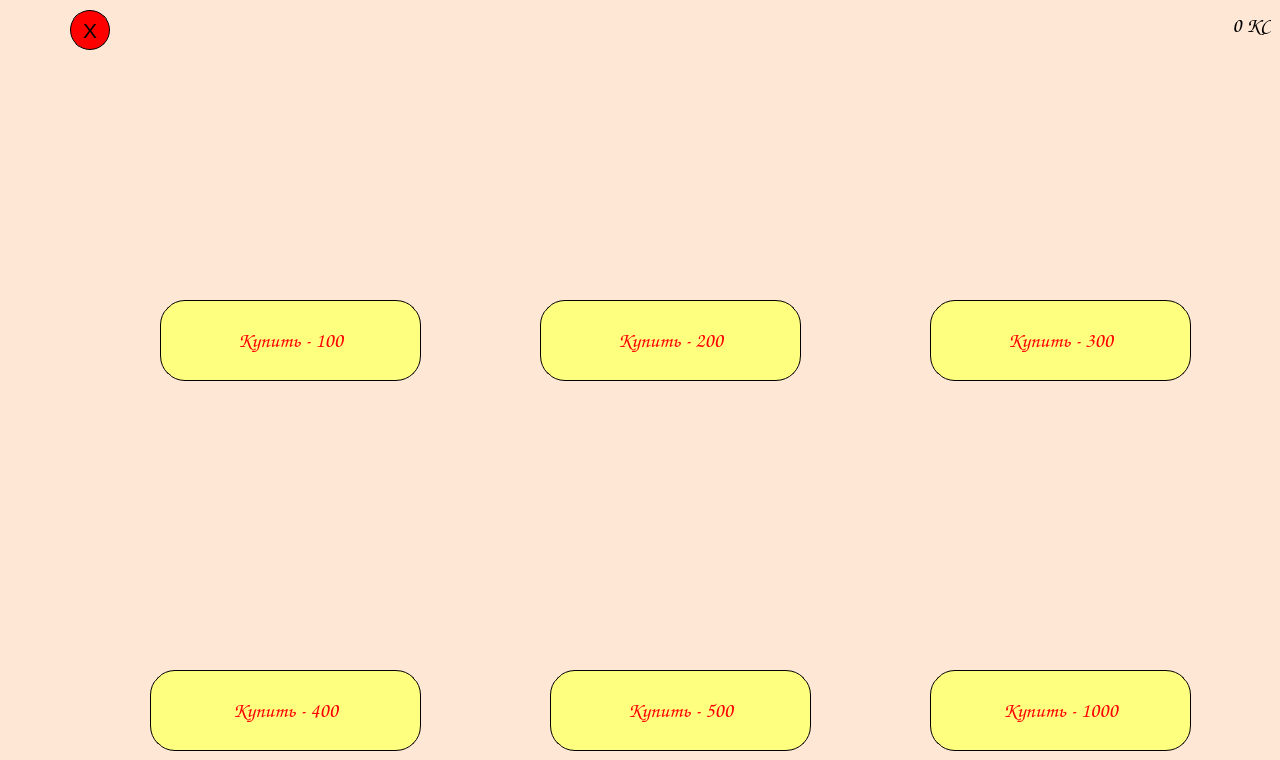
    <widget class="QWidget" name="shopPage">
     <property name="styleSheet">
      <string notr="true">background-color: rgb(255, 231, 213);</string>
     </property>
     <widget class="QPushButton" name="medalBuyButton">
      <property name="geometry">
       <rect>
        <x>160</x>
        <y>300</y>
        <width>261</width>
        <height>81</height>
       </rect>
      </property>
      <property name="font">
       <font>
        <family>Comic Sans MS</family>
        <pointsize>16</pointsize>
       </font>
      </property>
      <property name="styleSheet">
       <string notr="true">QPushButton#medalBuyButton{
border-radius: 25px;
background-color: rgb(255, 255, 127);
border: 1px solid #000000;
color: red;
}
QPushButton#medalBuyButton:hover{
background-color: rgb(235, 235, 107)
}</string>
      </property>
      <property name="text">
       <string>Купить - 100</string>
      </property>
      <property name="autoRepeatInterval">
       <number>101</number>
      </property>
      <attribute name="buttonGroup">
       <string notr="true">buyButtons</string>
      </attribute>
     </widget>
     <widget class="QPushButton" name="bookBuyButton">
      <property name="geometry">
       <rect>
        <x>150</x>
        <y>670</y>
        <width>271</width>
        <height>81</height>
       </rect>
      </property>
      <property name="font">
       <font>
        <family>Comic Sans MS</family>
        <pointsize>16</pointsize>
       </font>
      </property>
      <property name="styleSheet">
       <string notr="true">QPushButton#bookBuyButton{
border-radius: 25px;
background-color: rgb(255, 255, 127);
border: 1px solid #000000;
color: red;
}
QPushButton#bookBuyButton:hover{
background-color: rgb(235, 235, 107)
}</string>
      </property>
      <property name="text">
       <string>Купить - 400</string>
      </property>
      <attribute name="buttonGroup">
       <string notr="true">buyButtons</string>
      </attribute>
     </widget>
     <widget class="QPushButton" name="heartBuyButton">
      <property name="geometry">
       <rect>
        <x>540</x>
        <y>300</y>
        <width>261</width>
        <height>81</height>
       </rect>
      </property>
      <property name="font">
       <font>
        <family>Comic Sans MS</family>
        <pointsize>16</pointsize>
       </font>
      </property>
      <property name="styleSheet">
       <string notr="true">QPushButton#heartBuyButton{
border-radius: 25px;
background-color: rgb(255, 255, 127);
border: 1px solid #000000;
color: red;
}
QPushButton#heartBuyButton:hover{
background-color: rgb(235, 235, 107)
}</string>
      </property>
      <property name="text">
       <string>Купить - 200</string>
      </property>
      <attribute name="buttonGroup">
       <string notr="true">buyButtons</string>
      </attribute>
     </widget>
     <widget class="QPushButton" name="featherBuyButton">
      <property name="geometry">
       <rect>
        <x>550</x>
        <y>670</y>
        <width>261</width>
        <height>81</height>
       </rect>
      </property>
      <property name="font">
       <font>
        <family>Comic Sans MS</family>
        <pointsize>16</pointsize>
       </font>
      </property>
      <property name="styleSheet">
       <string notr="true">QPushButton#featherBuyButton{
border-radius: 25px;
background-color: rgb(255, 255, 127);
border: 1px solid #000000;
color: red;
}
QPushButton#featherBuyButton:hover{
background-color: rgb(235, 235, 107)
}</string>
      </property>
      <property name="text">
       <string>Купить - 500</string>
      </property>
      <attribute name="buttonGroup">
       <string notr="true">buyButtons</string>
      </attribute>
     </widget>
     <widget class="QPushButton" name="globusBuyButton">
      <property name="geometry">
       <rect>
        <x>930</x>
        <y>300</y>
        <width>261</width>
        <height>81</height>
       </rect>
      </property>
      <property name="font">
       <font>
        <family>Comic Sans MS</family>
        <pointsize>16</pointsize>
       </font>
      </property>
      <property name="styleSheet">
       <string notr="true">QPushButton#globusBuyButton{
border-radius: 25px;
background-color: rgb(255, 255, 127);
border: 1px solid #000000;
color: red;
}
QPushButton#globusBuyButton:hover{
background-color: rgb(235, 235, 107)
}</string>
      </property>
      <property name="text">
       <string>Купить - 300</string>
      </property>
      <attribute name="buttonGroup">
       <string notr="true">buyButtons</string>
      </attribute>
     </widget>
     <widget class="QPushButton" name="starBuyButton">
      <property name="geometry">
       <rect>
        <x>930</x>
        <y>670</y>
        <width>261</width>
        <height>81</height>
       </rect>
      </property>
      <property name="font">
       <font>
        <family>Comic Sans MS</family>
        <pointsize>16</pointsize>
       </font>
      </property>
      <property name="styleSheet">
       <string notr="true">QPushButton#starBuyButton{
border-radius: 25px;
background-color: rgb(255, 255, 127);
border: 1px solid #000000;
color: red;
}
QPushButton#starBuyButton:hover{
background-color: rgb(235, 235, 107)
}</string>
      </property>
      <property name="text">
       <string>Купить - 1000</string>
      </property>
      <attribute name="buttonGroup">
       <string notr="true">buyButtons</string>
      </attribute>
     </widget>
     <widget class="QPushButton" name="quitShopButton">
      <property name="geometry">
       <rect>
        <x>70</x>
        <y>10</y>
        <width>40</width>
        <height>40</height>
       </rect>
      </property>
      <property name="sizePolicy">
       <sizepolicy hsizetype="Minimum" vsizetype="Maximum">
        <horstretch>0</horstretch>
        <verstretch>0</verstretch>
       </sizepolicy>
      </property>
      <property name="font">
       <font>
        <pointsize>16</pointsize>
       </font>
      </property>
      <property name="autoFillBackground">
       <bool>false</bool>
      </property>
      <property name="styleSheet">
       <string notr="true">QPushButton#quitShopButton{
border-radius: 20px;
background-color: rgb(255, 0, 0);
border: 1px solid black;
background-image: 'images/undo.png';
	color: rgb(0, 0, 0);
}
QPushButton#quitShopButton:hover{
background-color: rgb(235, 0 , 0)
}</string>
      </property>
      <property name="text">
       <string>X</string>
      </property>
     </widget>
     <widget class="QLabel" name="label">
      <property name="geometry">
       <rect>
        <x>970</x>
        <y>50</y>
        <width>181</width>
        <height>231</height>
       </rect>
      </property>
      <property name="text">
       <string/>
      </property>
      <property name="pixmap">
       <pixmap>images/globus.png</pixmap>
      </property>
      <property name="scaledContents">
       <bool>true</bool>
      </property>
     </widget>
     <widget class="QLabel" name="label_4">
      <property name="geometry">
       <rect>
        <x>580</x>
        <y>50</y>
        <width>181</width>
        <height>231</height>
       </rect>
      </property>
      <property name="text">
       <string/>
      </property>
      <property name="pixmap">
       <pixmap>images/heart.png</pixmap>
      </property>
      <property name="scaledContents">
       <bool>true</bool>
      </property>
     </widget>
     <widget class="QLabel" name="label_12">
      <property name="geometry">
       <rect>
        <x>200</x>
        <y>420</y>
        <width>181</width>
        <height>231</height>
       </rect>
      </property>
      <property name="text">
       <string/>
      </property>
      <property name="pixmap">
       <pixmap>images/book.png</pixmap>
      </property>
      <property name="scaledContents">
       <bool>true</bool>
      </property>
     </widget>
     <widget class="QLabel" name="label_13">
      <property name="geometry">
       <rect>
        <x>200</x>
        <y>50</y>
        <width>181</width>
        <height>231</height>
       </rect>
      </property>
      <property name="text">
       <string/>
      </property>
      <property name="pixmap">
       <pixmap>images/medal.png</pixmap>
      </property>
      <property name="scaledContents">
       <bool>true</bool>
      </property>
     </widget>
     <widget class="QLabel" name="label_14">
      <property name="geometry">
       <rect>
        <x>590</x>
        <y>420</y>
        <width>181</width>
        <height>241</height>
       </rect>
      </property>
      <property name="text">
       <string/>
      </property>
      <property name="pixmap">
       <pixmap>images/feather.png</pixmap>
      </property>
      <property name="scaledContents">
       <bool>true</bool>
      </property>
     </widget>
     <widget class="QLabel" name="label_15">
      <property name="geometry">
       <rect>
        <x>970</x>
        <y>420</y>
        <width>181</width>
        <height>241</height>
       </rect>
      </property>
      <property name="text">
       <string/>
      </property>
      <property name="pixmap">
       <pixmap>images/star.png</pixmap>
      </property>
      <property name="scaledContents">
       <bool>true</bool>
      </property>
     </widget>
     <widget class="QLabel" name="balanceLabel">
      <property name="geometry">
       <rect>
        <x>1100</x>
        <y>10</y>
        <width>171</width>
        <height>31</height>
       </rect>
      </property>
      <property name="font">
       <font>
        <family>Comic Sans MS</family>
        <pointsize>16</pointsize>
       </font>
      </property>
      <property name="styleSheet">
       <string notr="true">color: rgb(0, 0, 0);</string>
      </property>
      <property name="text">
       <string>0 КС</string>
      </property>
      <property name="alignment">
       <set>Qt::AlignRight|Qt::AlignTrailing|Qt::AlignVCenter</set>
      </property>
     </widget>
    </widget>
